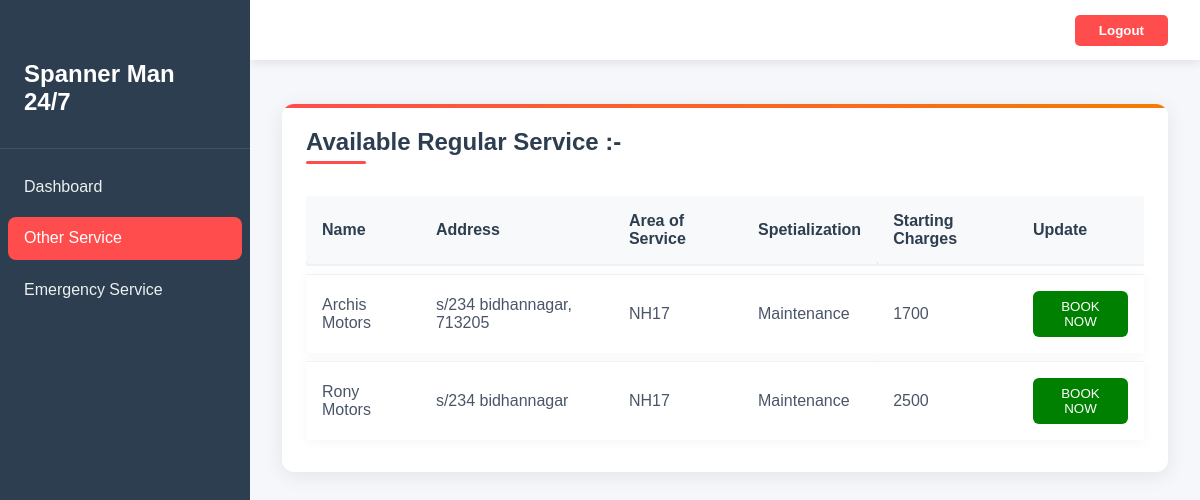
Screenshot of /user/regular.php (signed in) with the database file from the repository.
### tables this page shows
CREATE TABLE `vendors` (
  `id` int(11) NOT NULL,
  `name` varchar(50) NOT NULL,
  `phone` bigint(10) NOT NULL,
  `email` varchar(50) NOT NULL,
  `address` varchar(50) NOT NULL,
  `area` varchar(100) NOT NULL,
  `space` varchar(100) NOT NULL,
  `towing` varchar(10) NOT NULL,
  `pin` int(10) NOT NULL,
  `charges` bigint(255) NOT NULL,
  `created_at` timestamp NOT NULL DEFAULT current_timestamp()
);

### user/regular.php (the view, shortened to what this page needs)
<?php
$server = "localhost";
$username = "root";
$password = "";
$dbname = "break_pass";
    $con = mysqli_connect($server,$username,$password,$dbname);
      ?>
<?php
$profile = $_SESSION['Aus'];
?>
<?php
$que2 = "SELECT pincode, NH FROM `requests` WHERE `email` = '$profile'";
$result2 = mysqli_query($con, $que2);
$row2 = mysqli_fetch_assoc($result2);
$pincode = $row2['pincode'];
$NH = $row2['NH'];
$que = "SELECT * FROM vendors
WHERE `pin` = '$pincode'
AND `area` = '$NH'
AND (`space` = 'Maintenance' OR `space` = 'Regular Service')";
$result1 = mysqli_query($con, $que);
?>
<!DOCTYPE html>
<html lang="en">
<head>
</head>
<body>
<nav class="sidebar">
        <div class="logo">
            <h1>Spanner Man 24/7</h1>
        </div>
        <ul class="nav-links">
            <li><a href="../user.php">
                <span>Dashboard</span>
            </a></li>
            <li><a href="./mortel.php" class="active">
                <span>Other Service</span>
            </a></li>
            <li><a href="./emergency.php">
                <span>Emergency Service</span>
            </a></li>
        </ul>
    </nav>
    <header class="header">
        <a href="./logout.php"><button class="logout-btn">Logout</button></a>
    </header>
    <main class="main-content">
    <div class="section__container">
    <div class="table-container">
        <h3>Available Regular Service :-</h3>
        <table class="contact-table" style="margin-right:30px;">
            <thead>
            <tr>
                <th>Name</th>
                <th>Address</th>
                <th>Area of Service</th>
                <th>Spetialization</th>
                <th>Starting Charges</th>
                <th>Update</th>
            </tr>
            </thead>
            <tbody >
            <tr >
            <?php
              while($row = mysqli_fetch_assoc($result1)) { ?>
                <td> <?php  echo $row['name']; ?> </td>
                <td> <?php  echo $row['address']; ?> </td>
                <td> <?php  echo $row['area']; ?> </td>
                <td> <?php  echo $row['space']; ?> </td>
                <td> <?php  echo $row['charges']; ?> </td>
                <td><a href="./operate/procress_regular.php?uid=<?php echo $row['id']; ?>"><button type="button" class="action-btn" style="background-color:green">BOOK NOW</button></a></td>
            </tr>
            <?php }?>
            </tbody>
        </table>
    </div>
    </div>
    </main>
</body>
</html>

### user/regular.php (style rules this page uses)
* { margin: 0; padding: 0; box-sizing: border-box; font-family: Arial, sans-serif; }
body { background: #f5f7fa; min-height: 100vh; }
.sidebar { position: fixed; left: 0; top: 0; bottom: 0; width: 250px; background: #2c3e50; padding-top: 60px; transition: all 0.3s ease; z-index: 100; }
.sidebar .logo { padding: 0 1.5rem 2rem; color: white; font-size: 1.5rem; border-bottom: 1px solid rgba(255,255,255,0.1); margin-bottom: 1rem; }
.nav-links { list-style: none; padding: 0 0.5rem; }
.nav-links li { margin-bottom: 0.5rem; }
.nav-links a { display: flex; align-items: center; padding: 0.8rem 1rem; color: #ecf0f1; text-decoration: none; border-radius: 8px; transition: all 0.3s ease; }
.nav-links a.active { background: #ff4d4d; color: white; }
.header { position: fixed; top: 0; left: 250px; right: 0; height: 60px; background: white; padding: 0 2rem; display: flex; align-items: center; justify-content: flex-end; box-shadow: 0 2px 10px rgba(0,0,0,0.1); z-index: 99; }
.logout-btn { background: #ff4d4d; color: white; border: none; padding: 0.5rem 1.5rem; border-radius: 5px; cursor: pointer; font-weight: bold; transition: all 0.3s ease; }
.main-content { margin-left: 250px; padding: 80px 2rem 2rem; }
.logo h1 { color: white; font-size: 1.5rem; position: relative; overflow: hidden; }
.logo h1::after { content: ''; position: absolute; bottom: 0; left: -100%; width: 100%; height: 2px; background: #ff4d4d; animation: slideLine 3s infinite; }
.table-container { background: white; border-radius: 12px; padding: 24px; box-shadow: 0 4px 20px rgba(0, 0, 0, 0.08); margin: 24px 0; opacity: 0; animation: fadeIn 0.6s ease forwards; position: relative; overflow: hidden; }
.table-container::before { content: ''; position: absolute; top: 0; left: -100%; width: 100%; height: 4px; background: linear-gradient(90deg, #ff4d4d, #f57c00); animation: slideInBorder 1.5s ease forwards; }
.table-container h3 { color: #2c3e50; font-size: 24px; margin-bottom: 20px; position: relative; display: inline-block; animation: slideInLeft 0.6s ease forwards; }
.table-container h3::after { content: ''; position: absolute; bottom: -8px; left: 0; width: 60px; height: 3px; background: #ff4d4d; border-radius: 2px; animation: slideRight 0.6s ease forwards 0.3s; }
.contact-table { width: 100%; border-collapse: separate; border-spacing: 0 8px; margin-top: 12px; }
.contact-table thead tr { background: #f8f9fa; animation: fadeInDown 0.5s ease forwards; }
.contact-table th { color: #2c3e50; font-weight: 600; padding: 16px; text-align: left; border-bottom: 2px solid #edf2f7; transition: all 0.3s ease; position: relative; overflow: hidden; }
.contact-table th::after { content: ''; position: absolute; bottom: 0; left: 0; width: 100%; height: 2px; background: #ff4d4d; transform: translateX(-100%); transition: transform 0.3s ease; }
.contact-table tbody tr { background: white; box-shadow: 0 2px 12px rgba(0, 0, 0, 0.04); transform: translateY(0); transition: all 0.3s ease; opacity: 0; animation: fadeInUp 0.5s ease forwards; animation-delay: calc(var(--row-index, 0) * 0.1s); }
.contact-table td { padding: 16px; color: #4a5568; border-top: 1px solid #edf2f7; position: relative; overflow: hidden; }
.contact-table td::before { content: ''; position: absolute; left: 0; bottom: 0; width: 100%; height: 100%; background: rgba(245, 124, 0, 0.05); transform: translateX(-100%); transition: transform 0.3s ease; }
.action-btn { padding: 8px 16px; border: none; border-radius: 6px; color: white; font-weight: 500; cursor: pointer; transition: all 0.3s ease; position: relative; overflow: hidden; }
.action-btn::before { content: ''; position: absolute; top: 50%; left: 50%; width: 0; height: 0; background: rgba(255, 255, 255, 0.2); border-radius: 50%; transform: translate(-50%, -50%); transition: width 0.6s ease, height 0.6s ease; }

### rows the page displays
vendors: name "Archis Motors", address "s/234 bidhannagar, 713205", area "NH17", space "Maintenance", charges "1700"
vendors: name "Rony Motors", address "s/234 bidhannagar", area "NH17", space "Maintenance", charges "2500"
